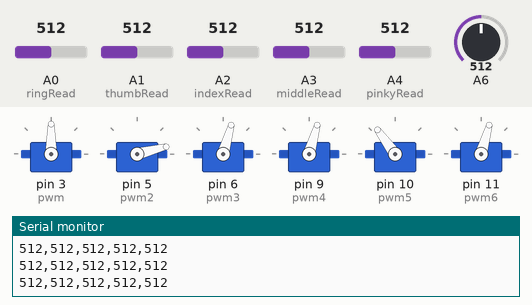
The sketch below on a simulated Arduino Uno, built with avr-gcc and run on an emulated ATmega328P. On the bench: 6 × servo, the last lines printed to the serial monitor. The inputs (shaded band) are chosen by the test bench; at power-on: A0 (ringRead) = 512, A1 (thumbRead) = 512, A2 (indexRead) = 512, A3 (middleRead) = 512, A4 (pinkyRead) = 512, A6 = 512.

Above: at 1.2 s.
1.3 s: A0 (ringRead) set to 716
At 2.5 s:
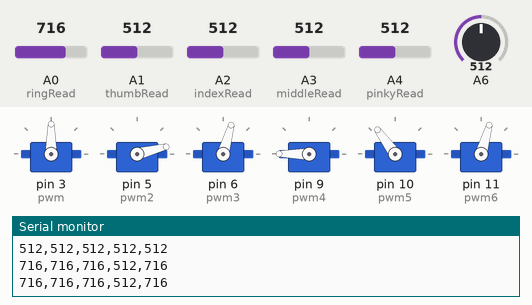
3.0 s: A1 (thumbRead) set to 716
At 4.0 s:
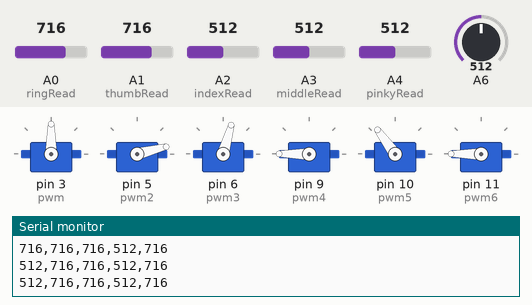
4.5 s: A2 (indexRead) set to 716
At 5.4 s:
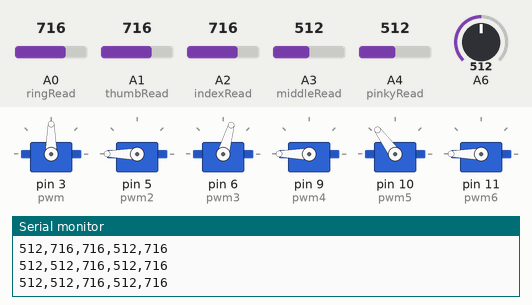
6.0 s: A3 (middleRead) set to 716
At 6.9 s:
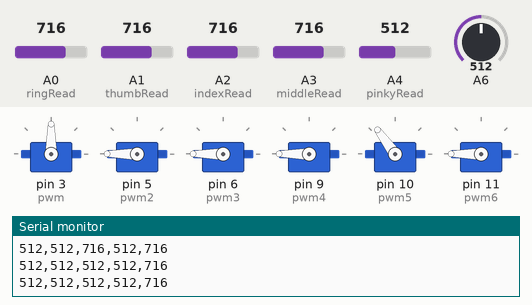
7.5 s: A4 (pinkyRead) set to 306
At 8.3 s:
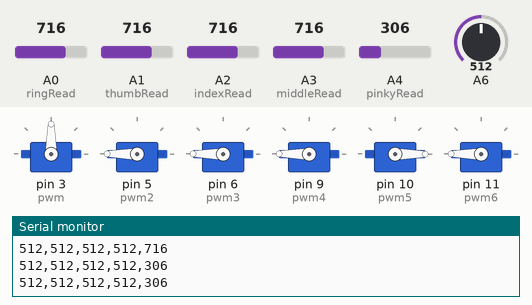
9.0 s: A0 (ringRead) set to 849
12.0 s: A0 (ringRead) set to 882
At 12.6 s:
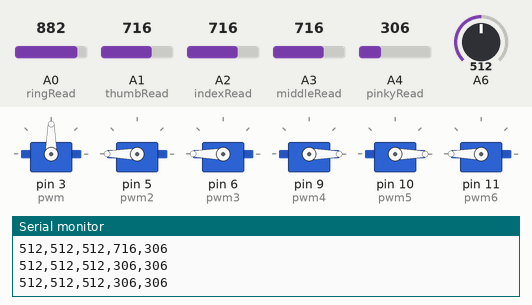
Timing chart, 0 to 14.5 s (numbered marks = the images above; inputs shaded):
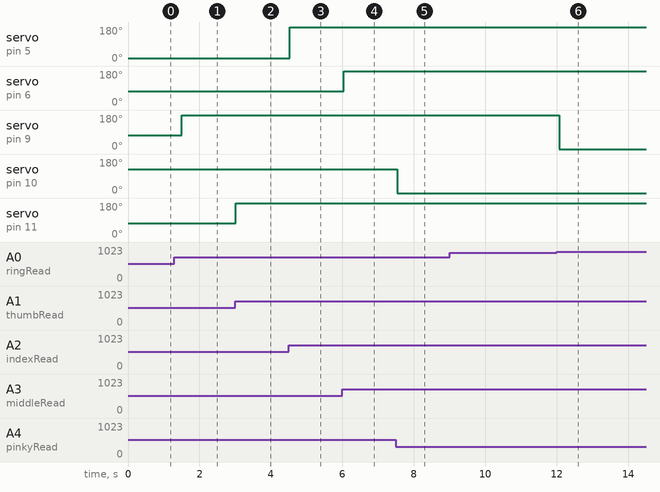

The sketch:

servo_sensors_wired.ino
```cpp
#include <Servo.h>

const int pwm = 3;
const int pwm2 = 5;
const int pwm3 = 6;
const int pwm4 = 9;
const int pwm5 = 10;
const int pwm6 = 11;

Servo Servo1;
Servo Servo2;
Servo Servo3;
Servo Servo4;
Servo Servo5;
Servo Servo6;

const int ringRead = A0;
const int thumbRead = A1;
const int indexRead = A2;
const int middleRead = A3;
const int pinkyRead = A4;

int pos = 0;


void setup() {
  // put your setup code here, to run once:
  Servo1.attach(pwm);
  Servo2.attach(pwm2);
  Servo3.attach(pwm3);
  Servo4.attach(pwm4);
  Servo5.attach(pwm5);
  Servo6.attach(pwm6);

  Serial.begin(9600);

}

void loop() {
  // proportionally control motors based on flex sensor readings
  int thumb = constrain(analogRead(thumbRead), 100, 999);
  int pos1 = map(thumb, 450, 600, 0, 180);
  Servo6.write(pos1);

  int index = analogRead(indexRead);
  int pos2 = map(index, 500, 650, 0, 180);
  Servo2.write(pos2);

  int middle = analogRead(middleRead);
  int pos3 = map(middle, 450, 600, 0, 180);
  Servo3.write(pos3);

  int ring = analogRead(ringRead);
  int pos4 = map(ring, 450, 600, 0, 180);
  Servo4.write(pos4);

  int pinky = analogRead(pinkyRead);
  int pos5 = map(pinky, 400, 560, 0, 180);
  Servo5.write(pos5);

  Serial.print(analogRead(thumb));
  Serial.print(",");
  Serial.print(analogRead(index));
  Serial.print(",");
  Serial.print(analogRead(middle));
  Serial.print(",");
  Serial.print(analogRead(ring));
  Serial.print(",");
  Serial.println(analogRead(pinky));

  delay(500);

}
```

Measured:
- the behaviour switches between 866 and 867 on A0 (ringRead) (found by bisection; images 5 and 6)
- after the input at 1.3 s, servo on pin 9 (pwm4): 74° → 180° after 0.21 s
- after the input at 3.0 s, servo on pin 11 (pwm6): 74° → 180° at once
- after the input at 4.5 s, servo on pin 5 (pwm2): 14° → 180° at once
- after the input at 6.0 s, servo on pin 6 (pwm3): 74° → 180° at once
- after the input at 7.5 s, servo on pin 10 (pwm5): 126° → 0° at once
- after the input at 12.0 s, servo on pin 9 (pwm4): 180° → 0° after 0.07 s
